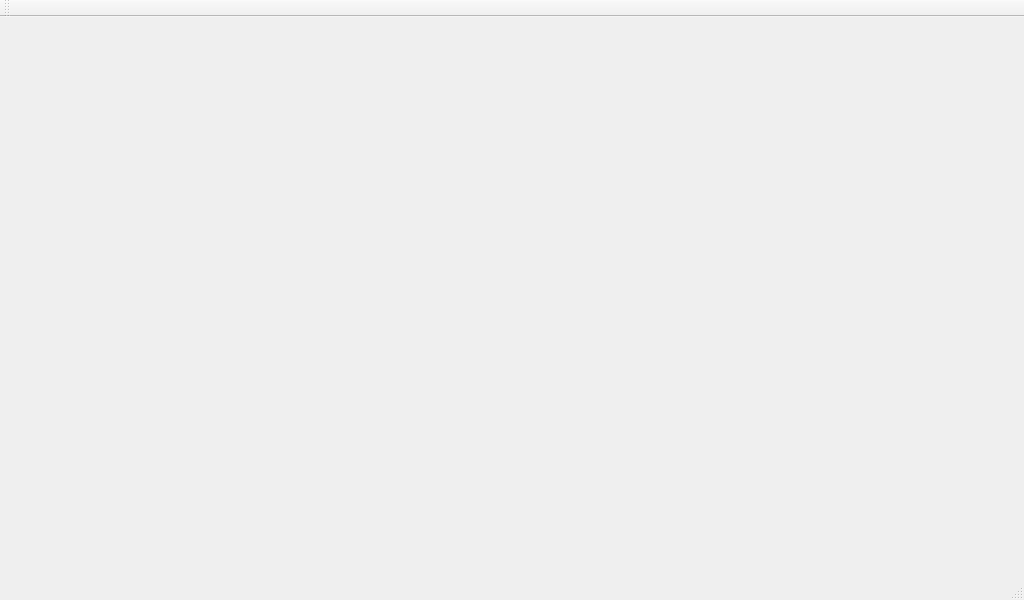
<ui version="4.0">
 <class>MainWindow</class>
 <widget class="QMainWindow" name="MainWindow" >
  <property name="geometry" >
   <rect>
    <x>0</x>
    <y>0</y>
    <width>1024</width>
    <height>600</height>
   </rect>
  </property>
  <property name="windowTitle" >
   <string>MainWindow</string>
  </property>
  <widget class="QMenuBar" name="menuBar" />
  <widget class="QToolBar" name="mainToolBar" />
  <widget class="QWidget" name="centralWidget" />
  <widget class="QStatusBar" name="statusBar" />
 </widget>
 <layoutDefault spacing="6" margin="11" />
 <pixmapfunction></pixmapfunction>
 <resources/>
 <connections/>
</ui>
